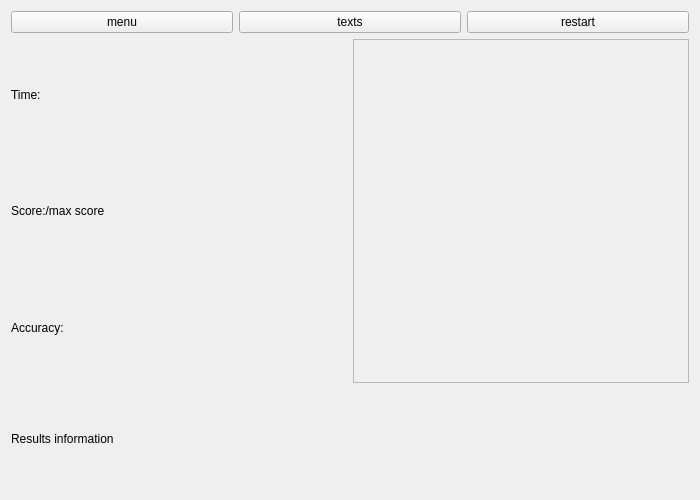
<?xml version="1.0" encoding="UTF-8"?>
<ui version="4.0">
 <class>Form</class>
 <widget class="QWidget" name="Form">
  <property name="geometry">
   <rect>
    <x>0</x>
    <y>0</y>
    <width>700</width>
    <height>500</height>
   </rect>
  </property>
  <property name="windowTitle">
   <string>Form</string>
  </property>
  <layout class="QVBoxLayout" name="verticalLayout">
   <item>
    <layout class="QHBoxLayout" name="horizontalLayout_2">
     <item>
      <widget class="QPushButton" name="start_menu_button">
       <property name="text">
        <string>menu</string>
       </property>
      </widget>
     </item>
     <item>
      <widget class="QPushButton" name="pushButton_3">
       <property name="text">
        <string>texts</string>
       </property>
      </widget>
     </item>
     <item>
      <widget class="QPushButton" name="pushButton">
       <property name="text">
        <string>restart</string>
       </property>
      </widget>
     </item>
    </layout>
   </item>
   <item>
    <layout class="QHBoxLayout" name="horizontalLayout">
     <item>
      <layout class="QVBoxLayout" name="verticalLayout_2">
       <item>
        <widget class="QLabel" name="label_5">
         <property name="text">
          <string>Time: </string>
         </property>
        </widget>
       </item>
       <item>
        <widget class="QLabel" name="label_2">
         <property name="text">
          <string>Score:/max score</string>
         </property>
        </widget>
       </item>
       <item>
        <widget class="QLabel" name="label_4">
         <property name="text">
          <string>Accuracy: </string>
         </property>
        </widget>
       </item>
      </layout>
     </item>
     <item>
      <widget class="QScrollArea" name="scrollArea">
       <property name="sizePolicy">
        <sizepolicy hsizetype="Minimum" vsizetype="Expanding">
         <horstretch>0</horstretch>
         <verstretch>0</verstretch>
        </sizepolicy>
       </property>
       <property name="widgetResizable">
        <bool>true</bool>
       </property>
       <widget class="QWidget" name="scrollAreaWidgetContents_5">
        <property name="geometry">
         <rect>
          <x>0</x>
          <y>0</y>
          <width>335</width>
          <height>336</height>
         </rect>
        </property>
       </widget>
      </widget>
     </item>
    </layout>
   </item>
   <item>
    <widget class="QLabel" name="label">
     <property name="minimumSize">
      <size>
       <width>0</width>
       <height>100</height>
      </size>
     </property>
     <property name="text">
      <string>Results information</string>
     </property>
    </widget>
   </item>
  </layout>
 </widget>
 <resources/>
 <connections/>
</ui>
